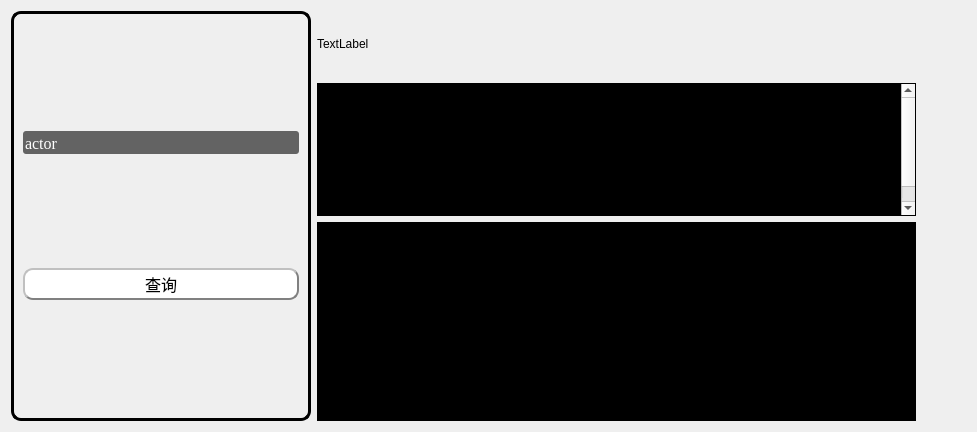
      <widget class="QWidget" name="tab_4">
       <attribute name="title">
        <string>首页</string>
       </attribute>
       <layout class="QGridLayout" name="gridLayout_11">
        <item row="0" column="0">
         <layout class="QHBoxLayout" name="horizontalLayout_2" stretch="1,2">
          <property name="rightMargin">
           <number>50</number>
          </property>
          <item>
           <widget class="QGroupBox" name="groupBox_6">
            <property name="styleSheet">
             <string notr="true">QGroupBox 
{
     border-color: black;
     border-width: 3px;
     border-style: solid;
     margin-top: 0.5ex;
	 border-radius:10px;
	 color:black;
}</string>
            </property>
            <property name="title">
             <string/>
            </property>
            <layout class="QGridLayout" name="gridLayout_12">
             <item row="0" column="0">
              <widget class="QComboBox" name="comboBox">
               <property name="font">
                <font>
                 <family>Times New Roman</family>
                 <pointsize>12</pointsize>
                 <weight>50</weight>
                 <italic>false</italic>
                 <bold>false</bold>
                </font>
               </property>
               <property name="styleSheet">
                <string notr="true">QComboBox
{
	border-radius:3px;
	background-color:rgba(60,60,60,200);
	/*font: 75 9pt &quot;Microsoft YaHei&quot;;*/
    color:rgb(255,255,255);
    border:0px ;
	padding-top: 2px;
	padding-left: 2px;
}
QComboBox:disabled
{
	background-color:rgba(50,50,50,200);
	font: 75 9pt &quot;Microsoft YaHei&quot;;
    color:rgb(160,160,160);
}
QComboBox:hover
{
	background-color:rgba(45,45,45,200);
	border:1px solid rgb(31,156,220) ;
}
/*点击combox的样式*/
QComboBox:on
{
	border-radius:3px;
	background-color:rgba(35,35,35);
	font: 75 9pt &quot;Microsoft YaHei&quot;;
    color:rgb(255,255,255);
    border:1px solid rgb(31,156,220) ;
}
/*下拉框的样式*/
QComboBox QAbstractItemView 
{
    outline: 0px solid gray;  /*取消选中虚线*/
    border: 1px solid rgb(31,156,220);  
    font: 75 9pt &quot;Microsoft YaHei&quot;;
    color: rgb(255,255,255);
    background-color: rgb(45,45,45);   
    selection-background-color: rgb(90,90,90);   
}
 /*选中每一项高度*/
QComboBox QAbstractItemView::item
 { 
	height: 25px;  
 }
/*选中每一项的字体颜色和背景颜色*/
QComboBox QAbstractItemView::item:selected 
{
    color: rgb(31,163,246);
	background-color: rgb(90,90,90); 
}
 /*下拉箭头的边框*/
QComboBox::drop-down 
{
	border:none;
}
 /*下拉箭头样式*/
QComboBox::down-arrow 
{
    right:10px;/*控制箭头左右偏移*/
    width: 9px;  
    height: 9px;   
    image: url(:/Resource/spinbox/combox_up.png);
}
 /*下拉箭头点击样式*/
QComboBox::down-arrow:on
{
    width: 9px;  
    height: 9px;   
    image: url(:/Resource/spinbox/combox_down.png);
}</string>
               </property>
               <item>
                <property name="text">
                 <string>actor</string>
                </property>
               </item>
               <item>
                <property name="text">
                 <string>address</string>
                </property>
               </item>
               <item>
                <property name="text">
                 <string>category</string>
                </property>
               </item>
               <item>
                <property name="text">
                 <string>city</string>
                </property>
               </item>
               <item>
                <property name="text">
                 <string>country</string>
                </property>
               </item>
               <item>
                <property name="text">
                 <string>customer</string>
                </property>
               </item>
               <item>
                <property name="text">
                 <string>film</string>
                </property>
               </item>
               <item>
                <property name="text">
                 <string>film_actor</string>
                </property>
               </item>
               <item>
                <property name="text">
                 <string>film_category</string>
                </property>
               </item>
               <item>
                <property name="text">
                 <string>film_text</string>
                </property>
               </item>
               <item>
                <property name="text">
                 <string>inventory</string>
                </property>
               </item>
               <item>
                <property name="text">
                 <string>language</string>
                </property>
               </item>
               <item>
                <property name="text">
                 <string>payment</string>
                </property>
               </item>
               <item>
                <property name="text">
                 <string>rental</string>
                </property>
               </item>
               <item>
                <property name="text">
                 <string>staff</string>
                </property>
               </item>
               <item>
                <property name="text">
                 <string>store</string>
                </property>
               </item>
              </widget>
             </item>
             <item row="1" column="0">
              <widget class="QPushButton" name="pushButton_8">
               <property name="font">
                <font>
                 <family>华文行楷</family>
                 <pointsize>12</pointsize>
                </font>
               </property>
               <property name="styleSheet">
                <string notr="true">QPushButton
{
	background-color: white;
	border:2px groove gray;
	border-radius:10px;
	padding:2px 4px;border-style: outset;
	/*background-image:url(:/pic/bt3.jpg);*/
	color:black;
}
QPushButton:hover
{
	background-color:black; 
	color: white;
}</string>
               </property>
               <property name="text">
                <string>查询</string>
               </property>
              </widget>
             </item>
            </layout>
           </widget>
          </item>
          <item>
           <layout class="QVBoxLayout" name="verticalLayout_4" stretch="1,2,3">
            <property name="topMargin">
             <number>0</number>
            </property>
            <property name="bottomMargin">
             <number>0</number>
            </property>
            <item>
             <widget class="TitleScroll" name="label_9">
              <property name="text">
               <string>TextLabel</string>
              </property>
             </widget>
            </item>
            <item>
             <widget class="QTextBrowser" name="textBrowser_3">
              <property name="font">
               <font>
                <family>华文仿宋</family>
                <pointsize>14</pointsize>
               </font>
              </property>
              <property name="styleSheet">
               <string notr="true">QTextEdit
{
	background-color:black;
}</string>
              </property>
              <property name="html">
               <string>&lt;!DOCTYPE HTML PUBLIC &quot;-//W3C//DTD HTML 4.0//EN&quot; &quot;http://www.w3.org/TR/REC-html40/strict.dtd&quot;&gt;
&lt;html&gt;&lt;head&gt;&lt;meta name=&quot;qrichtext&quot; content=&quot;1&quot; /&gt;&lt;style type=&quot;text/css&quot;&gt;
p, li { white-space: pre-wrap; }
&lt;/style&gt;&lt;/head&gt;&lt;body style=&quot; font-family:'华文仿宋'; font-size:14pt; font-weight:400; font-style:normal;&quot;&gt;
&lt;p style=&quot; margin-top:0px; margin-bottom:0px; margin-left:0px; margin-right:0px; -qt-block-indent:0; text-indent:0px;&quot;&gt;考虑到并不影响兼容性的检测结果，请使用我们提供的表进行测试&lt;/p&gt;
&lt;p style=&quot; margin-top:0px; margin-bottom:0px; margin-left:0px; margin-right:0px; -qt-block-indent:0; text-indent:0px;&quot;&gt;测试采用的是经典的数据库表sakila&lt;/p&gt;
&lt;p style=&quot; margin-top:0px; margin-bottom:0px; margin-left:0px; margin-right:0px; -qt-block-indent:0; text-indent:0px;&quot;&gt;具体的字段信息可以在左侧查询或者参考官方文档&lt;/p&gt;
&lt;p style=&quot; margin-top:0px; margin-bottom:0px; margin-left:0px; margin-right:0px; -qt-block-indent:0; text-indent:0px;&quot;&gt;该测试工具仅作为在数据库兼容性测试上的一种探索，实际使用还需要完善更多的细节&lt;/p&gt;&lt;/body&gt;&lt;/html&gt;</string>
              </property>
             </widget>
            </item>
            <item>
             <layout class="QHBoxLayout" name="horizontalLayout" stretch="2,0,1">
              <property name="spacing">
               <number>0</number>
              </property>
              <property name="rightMargin">
               <number>0</number>
              </property>
              <item>
               <widget class="QTextBrowser" name="textBrowser_5">
                <property name="font">
                 <font>
                  <family>Times New Roman</family>
                  <pointsize>14</pointsize>
                 </font>
                </property>
                <property name="styleSheet">
                 <string notr="true">QTextEdit
{
	background-color:black;
}</string>
                </property>
                <property name="html">
                 <string>&lt;!DOCTYPE HTML PUBLIC &quot;-//W3C//DTD HTML 4.0//EN&quot; &quot;http://www.w3.org/TR/REC-html40/strict.dtd&quot;&gt;
&lt;html&gt;&lt;head&gt;&lt;meta name=&quot;qrichtext&quot; content=&quot;1&quot; /&gt;&lt;style type=&quot;text/css&quot;&gt;
p, li { white-space: pre-wrap; }
&lt;/style&gt;&lt;/head&gt;&lt;body style=&quot; font-family:'Times New Roman'; font-size:14pt; font-weight:400; font-style:normal;&quot;&gt;
&lt;p style=&quot; margin-top:0px; margin-bottom:0px; margin-left:0px; margin-right:0px; -qt-block-indent:0; text-indent:0px;&quot;&gt;Type&lt;/p&gt;&lt;/body&gt;&lt;/html&gt;</string>
                </property>
               </widget>
              </item>
              <item>
               <widget class="QTextBrowser" name="textBrowser_4">
                <property name="font">
                 <font>
                  <family>Times New Roman</family>
                  <pointsize>14</pointsize>
                 </font>
                </property>
                <property name="styleSheet">
                 <string notr="true">QTextEdit
{
	background-color:black;
}</string>
                </property>
                <property name="html">
                 <string>&lt;!DOCTYPE HTML PUBLIC &quot;-//W3C//DTD HTML 4.0//EN&quot; &quot;http://www.w3.org/TR/REC-html40/strict.dtd&quot;&gt;
&lt;html&gt;&lt;head&gt;&lt;meta name=&quot;qrichtext&quot; content=&quot;1&quot; /&gt;&lt;style type=&quot;text/css&quot;&gt;
p, li { white-space: pre-wrap; }
&lt;/style&gt;&lt;/head&gt;&lt;body style=&quot; font-family:'Times New Roman'; font-size:14pt; font-weight:400; font-style:normal;&quot;&gt;
&lt;p style=&quot; margin-top:0px; margin-bottom:0px; margin-left:0px; margin-right:0px; -qt-block-indent:0; text-indent:0px;&quot;&gt;Field&lt;/p&gt;&lt;/body&gt;&lt;/html&gt;</string>
                </property>
               </widget>
              </item>
              <item>
               <widget class="QTextBrowser" name="textBrowser_6">
                <property name="font">
                 <font>
                  <family>Times New Roman</family>
                  <pointsize>14</pointsize>
                 </font>
                </property>
                <property name="styleSheet">
                 <string notr="true">QTextEdit
{
	background-color:black;
}</string>
                </property>
                <property name="html">
                 <string>&lt;!DOCTYPE HTML PUBLIC &quot;-//W3C//DTD HTML 4.0//EN&quot; &quot;http://www.w3.org/TR/REC-html40/strict.dtd&quot;&gt;
&lt;html&gt;&lt;head&gt;&lt;meta name=&quot;qrichtext&quot; content=&quot;1&quot; /&gt;&lt;style type=&quot;text/css&quot;&gt;
p, li { white-space: pre-wrap; }
&lt;/style&gt;&lt;/head&gt;&lt;body style=&quot; font-family:'Times New Roman'; font-size:14pt; font-weight:400; font-style:normal;&quot;&gt;
&lt;p style=&quot; margin-top:0px; margin-bottom:0px; margin-left:0px; margin-right:0px; -qt-block-indent:0; text-indent:0px;&quot;&gt;Key&lt;/p&gt;&lt;/body&gt;&lt;/html&gt;</string>
                </property>
               </widget>
              </item>
             </layout>
            </item>
           </layout>
          </item>
         </layout>
        </item>
       </layout>
      </widget>
